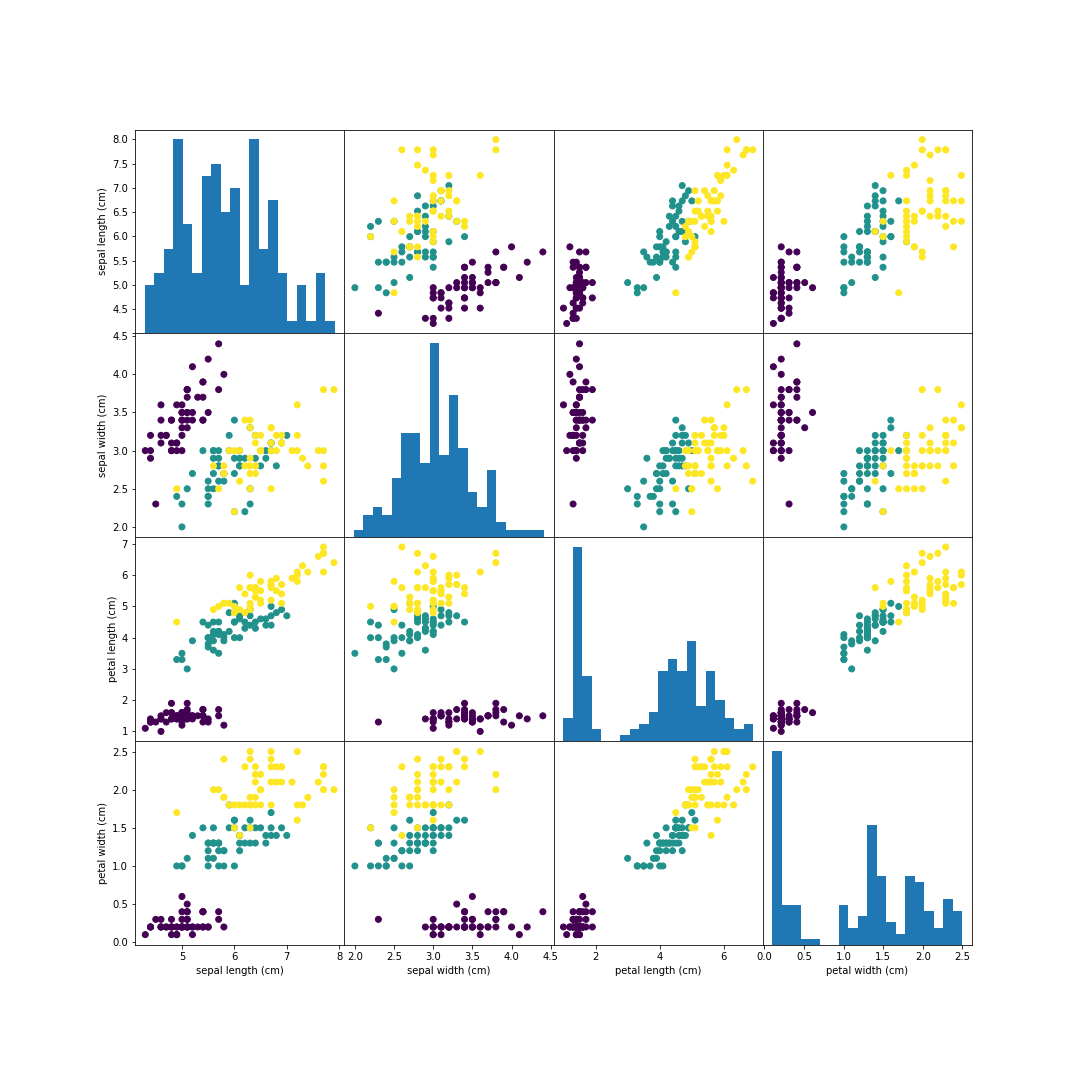

Here is the Python script that generated this plot:
from sklearn.datasets import load_iris
import matplotlib.pyplot as plt
import numpy as np

iris = load_iris()
X, y = iris.data, iris.target
features = iris.feature_names
fig, axes = plt.subplots(4, 4, figsize=(15, 15))
plt.subplots_adjust(wspace=0,hspace=0)

for i in range(4):
    axes[i,i].hist(X[:,i], bins=20)
    
for i in range(4):
    for j in range(4):
        if i!=j:
            axes[j,i].scatter(X[:,i], X[:,j],c=y)
        if j!=3:
            axes[j,i].set_xticks([])
        if i!=0:
            axes[j,i].set_yticks([])
            
for i in range(4):
    axes[i,0].set_ylabel(features[i])
    axes[3,i].set_xlabel(features[i])
    
axes[0,0].set_yticklabels(np.arange(4,8.5,0.5))
axes[0,0].yaxis.get_ticklabels()[0].set_visible(False)

plt.savefig('task22.png')
plt.show()